Frame 1 (no input): blank canvas, image omitted
Frame 60 (the mouse pressed at the canvas centre just before this capture): blank canvas, image omitted
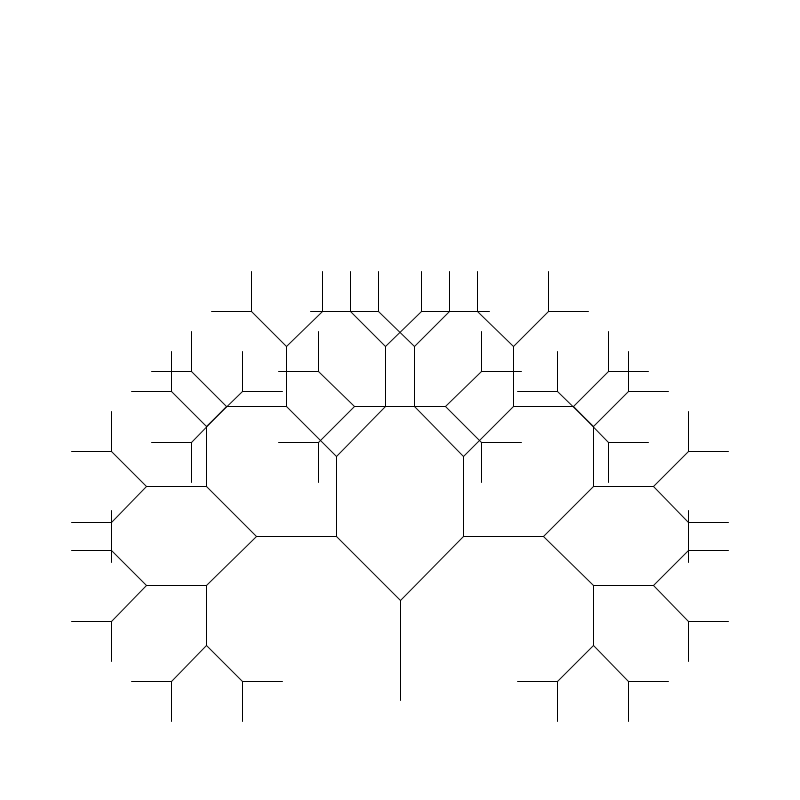
Frame 120 (the mouse held since frame 60 and released just before this capture)

The Processing sketch whose frames 1 and 60 were blank and that drew this single picture after the mouse press (run headless with seeded random() and noise(); from frame 60 on, the mouse is pressed at the canvas centre):

// Processing sketch: recursius05
// ── recursius05.pde
void setup(){
  size(800, 800);
  stroke(0); 
}

void draw(){
  background(255);
  branca(width/2, height-100, 100, 270);
}

void branca(float x, float y, float l, float ang){
  float x2 = x + l*cos(radians(ang));
  float y2 = y + l*sin(radians(ang));
  line(x, y, x2, y2);
  if(l>40){
    float a = map(mouseX, 0, width, 0, 90);
    branca(x2, y2, l - 10, ang - a);
    branca(x2, y2, l - 10, ang + a);
  }
}
